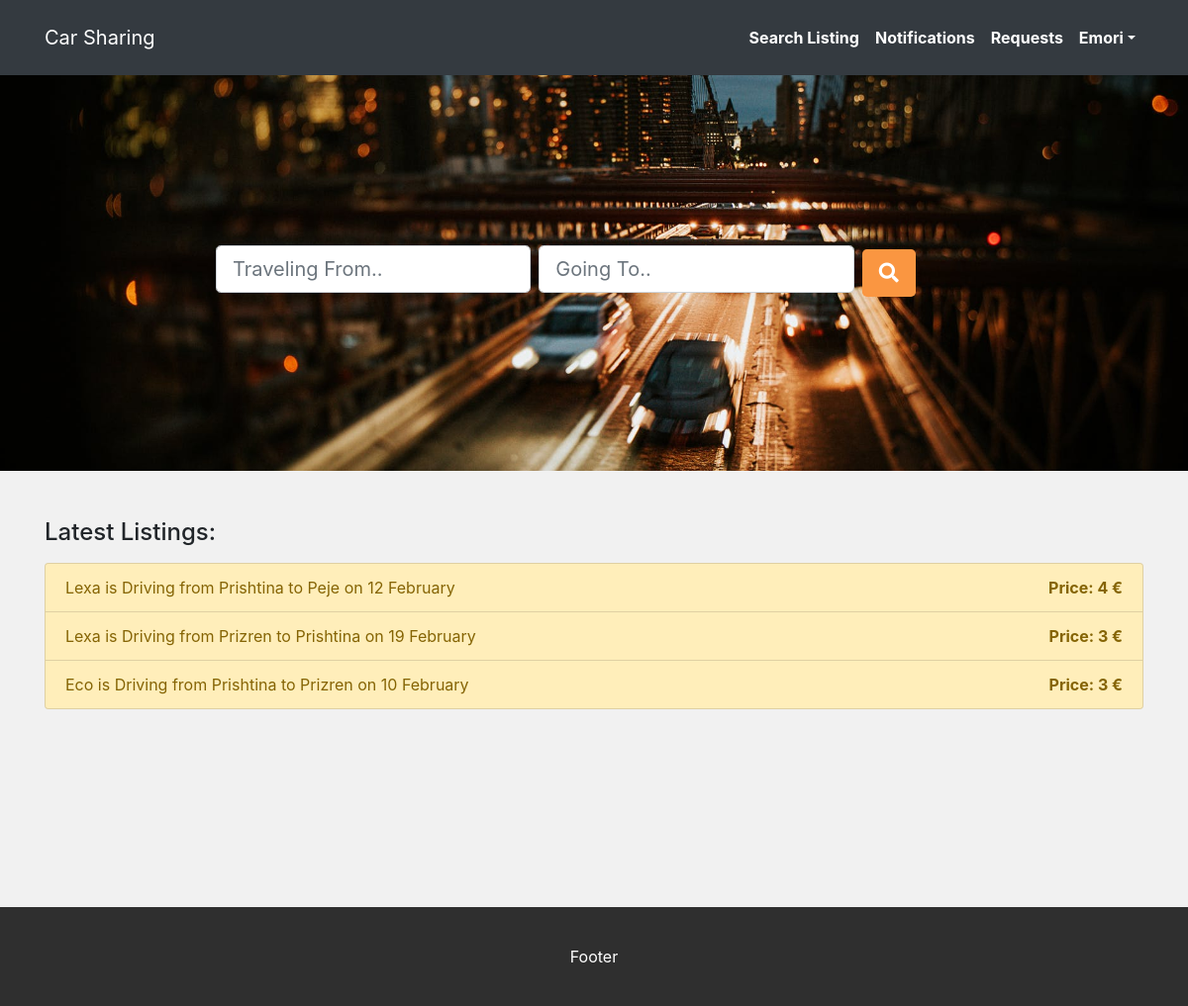
Screenshot of / (signed in) with the database file from the repository.
### models.py (models this page shows, shortened)
class User(db.Model):
    __tablename__ = 'users'
    id = db.Column(db.Integer, primary_key=True)
    first_name = db.Column(db.String(45))
    last_name = db.Column(db.String(45))
    email = db.Column(db.String(255))
    password = db.Column(db.String(255))
    created_at = db.Column(db.DateTime, server_default=func.now())
    updated_at = db.Column(db.DateTime, server_default=func.now(), onupdate=func.now())
    listings_requested_by_this_user = db.relationship('Listing', secondary=requests, lazy='dynamic',backref=db.backref('users', lazy=True))

class Listing(db.Model):
    __tablename__ = 'listings'
    id = db.Column(db.Integer, primary_key=True)
    user_id = db.Column(db.Integer, db.ForeignKey("users.id", ondelete="cascade", onupdate='cascade'), nullable=False)
    location_from = db.Column(db.String())
    location_to = db.Column(db.String())
    description = db.Column(db.String())
    date = db.Column(db.DateTime)
    price = db.Column(db.String)
    created_at = db.Column(db.DateTime, server_default=func.now())
    updated_at = db.Column(db.DateTime, server_default=func.now(), onupdate=func.now())
    user = db.relationship('User', foreign_keys=[user_id], backref="user_listings")
    users_request_this_listing = db.relationship('User', secondary=requests, lazy='dynamic', backref=db.backref('listings', lazy=True))

### controller_functions.py (the view)
def landing_page():
    if ('user_id' in session):
        listings = Listing.query.order_by(Listing.updated_at.desc()).filter(Listing.user_id != session['user_id']).all()
        logged_in_user = User.query.filter_by(id=session['user_id']).first()
    else:
        listings = Listing.query.order_by(Listing.updated_at.desc()).all()
        logged_in_user = False
    for listing in listings:
        listing.month = listing.date.strftime("%B")
        listing.day = listing.date.day
    return render_template("index.html", listings=listings, logged_in_user=logged_in_user)

### templates/index.html
{% include 'includes/header.html' %}
<div id="main">
    <div id="banner">
        <form action="/search" method="get" class="form-inline">
            <input type="text" class="form-control form-control-lg mb-2 mr-sm-2 col-sm-5" name="from"
                placeholder="Traveling From..">
            <input type="text" class="form-control form-control-lg mb-2 mr-sm-2 col-sm-5" name="to"
                placeholder="Going To..">
            <button class="btn my-btn btn-lg"><i class="fas fa-search"></i></button>
        </form>
    </div>
    <div class="container my-5">
        <h4 class="mb-3">Latest Listings:</h3>
        <div class="list-group listing-group">
            {% for listing in listings %}
            <a href="/{{listing.id}}/details" class="list-group-item list-group-item-action list-group-item-warning">
                <div class="d-flex justify-content-between align-items-center">
                    <span>{{listing.user.first_name}} is {{listing.description}} on {{listing.day}} {{listing.month}} </span>
                    <span id="listing-price" class="ml-5">Price: {{listing.price}} &euro;</span>
                </div>
            </a>
            {% endfor %}
        </div>
    </div>
</div>
{% include 'includes/footer.html' %}

### templates/includes/header.html (shortened to what this page needs)
<!DOCTYPE html>
<html lang="en">
<head>
    <link rel="stylesheet" type="text/css" href="{{ url_for('static', filename='css/bootstrap.min.css') }}">
    <link rel="stylesheet" href="https://use.fontawesome.com/releases/v5.8.2/css/all.css"
>
    <link rel="stylesheet" type="text/css" href="{{ url_for('static', filename='css/style.css') }}">
</head>
<div id="wrapper">
<body>
    <div id="header" class="full-rel-left">
        <nav class="navbar navbar-expand-lg navbar-dark">
            <div class="container">
                <a href="/" class="navbar-brand">Car Sharing</a>
                <div class="collapse navbar-collapse justify-content-end" id="navbarSupportedContent">
                    <ul class="navbar-nav ml-auto nav-flex-icons">
                        {% if(logged_in_user) %}
                        <li class="nav-item active">
                            <a class="nav-link" href="/">Search Listing</a>
                        </li>
                        <li class="nav-item active">
                            <a class="nav-link" href="/notifications">Notifications</a>
                        </li>
                        <li class="nav-item">
                            <a class="nav-link" href="/requests">Requests</a>
                        </li>
                        <li class="nav-item dropdown">
                            <a class="nav-link dropdown-toggle" data-toggle="dropdown" role="button"
                                aria-haspopup="true" aria-expanded="false">{{logged_in_user.first_name}}</a>
                        </li>
                        {% endif %}
                    </ul>
                </div>
            </div>
        </nav>
    </div>

### static/css/style.css (style rules this page uses)
#wrapper { background-color: #f1f1f1; }
.full-rel-left { width: 100%; }
.my-btn { background-color: #fa9641; color: #fff; font-weight: bold; }
#header { padding: 10px 0; background-color: #343A40; }
.navbar-dark .navbar-nav .nav-link { color: #fff; font-weight: bolder; }
#banner { height: 25em; background-image: url("../img/traveling.jpeg"); background-position: center; background-repeat: no-repeat; background-size: cover; display: flex; align-items: center; justify-content: center }
#listing-price { font-weight: bolder; }

### rows the page displays
User: first_name "Emori"
Listing: user.first_name "Lexa", description "Driving from Prishtina to Peje", day "12", month "February", price "4"
Listing: user.first_name "Lexa", description "Driving from Prizren to Prishtina", day "19", month "February", price "3"
Listing: user.first_name "Eco", description "Driving from Prishtina to Prizren", day "10", month "February", price "3"
